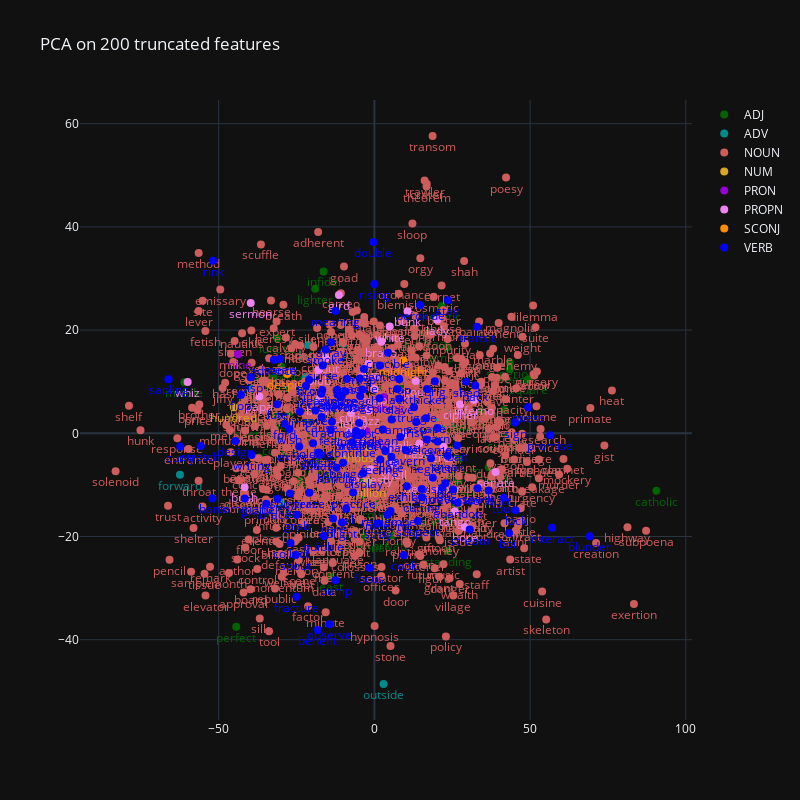

Notebook code cell kept with this figure:
### Code cell
plot_features(pca_features, list_words, list_pos, layout_title=f"PCA on {TRUNC} truncated features", layout_height=800, layout_width=800)

### Figure 1 — Plotly figure (JSON) as saved in the notebook; plotly's stock layout.template omitted (floating-point values rounded to 4 significant figures; data arrays with more than 128 entries replaced by an {"elided": "..."} marker saying what was removed)
{"data": [{"marker": {"color": "darkgreen", "size": 8}, "mode": "markers+text", "name": "ADJ", "text": ["shot", "cold", "main", "safe", "pale", "least", "green", "empty", "sheer", "common", "private", "uniform", "extreme", "perfect", "infidel", "heretic", "complete", "standing", "personal", "southern", "japanese", "valuable", "singular", "abstract", "variable", "blue", "wrong", "extra", "ideal", "rough", "giant", "tonic", "current", "chinese", "lighter", "possible", "standard", "superior", "catholic", "domestic", "exemplar", "real", "past", "wise", "moral", "sweet", "stern", "middle", "modern", "public", "excess", "covert", "special", "musical", "lunatic", "original", "negative", "parallel", "interior", "wild", "cool", "square", "ritual", "average", "national", "specific", "physical", "dominant"], "textfont": {"color": "darkgreen"}, "textposition": "bottom center", "x": [-4.529, -3.732, -1.375, -20.59, -31.86, -14.31, 43.45, 23.31, -32.38, 13.22, 5.526, 27.18, 24.23, -44.35, -16.31, 21.62, 26.99, 23.51, -3.499, -17.84, 16.92, 6.131, -15.58, 16.49, 2.347, -5.094, -19.15, -23.82, 8.986, 1.229, 21.27, -36.91, 42.73, 20.69, -19.0, -3.896, 1.776, 43.5, 90.55, -27.12, -29.94, 41.71, -16.0, 23.26, 18.32, -14.78, -3.041, -61.02, -14.1, -14.16, 26.24, -30.59, 34.18, 20.67, -31.19, 24.09, 12.64, -6.439, -21.78, 1.742, 7.38, 49.4, 4.07, -37.47, 36.74, 7.476, -4.36, 5.721], "y": [-4.813, -11.94, -6.933, 1.293, 3.459, -27.69, 12.44, 16.66, 10.85, -3.73, -19.8, -5.091, 3.265, -37.51, 31.37, 24.69, -9.086, -22.75, -20.06, -5.492, -14.97, -0.877, 6.026, 19.46, -7.104, 5.222, -7.614, -9.265, 8.975, -13.66, -0.7487, -4.712, -0.3517, -2.317, 28.02, -7.081, 0.6211, 13.69, -11.15, 4.126, 12.89, 4.55, 9.583, -8.342, -8.304, -9.46, -9.869, 9.873, 6.64, 1.795, -14.11, -1.233, 4.286, 6.502, 18.4, 3.62, 5.437, -1.863, 2.09, 8.345, -5.412, 10.49, 13.05, 2.08, -6.579, 3.18, -3.497, -2.845], "type": "scatter"}, {"marker": {"color": "darkcyan", "size": 8}, "mode": "markers+text", "name": "ADV", "text": ["coax", "daily", "forward", "east", "deep", "matter", "outside", "straight", "wide"], "textfont": {"color": "darkcyan"}, "textposition": "bottom center", "x": [23.34, -21.26, -62.44, -30.17, -39.32, -9.946, 2.934, -22.1, 19.53], "y": [4.209, 17.09, -8.031, -13.35, 8.595, 17.37, -48.58, 10.95, 2.43], "type": "scatter"}, {"marker": {"color": "indianred", "size": 8}, "mode": "markers+text", "name": "NOUN", "text": {"elided": "721 str values"}, "textfont": {"color": "indianred"}, "textposition": "bottom center", "x": {"elided": "721 float values"}, "y": {"elided": "721 float values"}, "type": "scatter"}, {"marker": {"color": "goldenrod", "size": 8}, "mode": "markers+text", "name": "NUM", "text": ["million", "hundred", "thousand"], "textfont": {"color": "goldenrod"}, "textposition": "bottom center", "x": [-2.245, -45.14, -1.886], "y": [-9.372, 5.059, -2.659], "type": "scatter"}, {"marker": {"color": "darkviolet", "size": 8}, "mode": "markers+text", "name": "PRON", "text": ["nobody", "mine", "nothing"], "textfont": {"color": "darkviolet"}, "textposition": "bottom center", "x": [-2.54, -43.77, 3.1], "y": [0.3854, 15.34, 7.021], "type": "scatter"}, {"marker": {"color": "violet", "size": 8}, "mode": "markers+text", "name": "PROPN", "text": ["tango", "polka", "papa", "bran", "crux", "gout", "gird", "whiz", "pout", "coast", "jazz", "lady", "bore", "bunk", "diva", "blob", "cusp", "white", "shell", "curio", "bravo", "nasal", "senate", "clergy", "sermon", "cipher", "majesty", "inferno", "bush", "december"], "textfont": {"color": "violet"}, "textposition": "bottom center", "x": [25.79, 9.415, -36.93, -17.73, 22.23, 13.27, -11.39, -59.97, -15.52, -7.833, -1.843, 20.15, 29.05, 10.64, -1.916, -17.94, -0.01274, 4.914, 6.284, -6.747, 2.254, 14.4, 38.92, -7.527, -39.71, 27.49, -1.232, 31.97, -41.66, 18.54], "y": [-15.11, -0.3137, 7.135, 6.538, -2.612, 10.12, 26.79, 9.962, 14.6, 0.307, 4.433, 21.99, -18.17, 23.65, 13.48, 12.25, 8.515, 20.68, -5.883, 5.152, 17.73, -1.965, -7.488, 3.928, 25.25, 5.59, -6.949, 6.512, -10.47, -8.686], "type": "scatter"}, {"marker": {"color": "darkorange", "size": 8}, "mode": "markers+text", "name": "SCONJ", "text": ["midnight", "despite"], "textfont": {"color": "darkorange"}, "textposition": "bottom center", "x": [9.351, -28.01], "y": [14.09, 11.48], "type": "scatter"}, {"marker": {"color": "blue", "size": 8}, "mode": "markers+text", "name": "VERB", "text": ["boil", "gaze", "yarn", "pump", "trap", "bait", "rift", "flop", "smoke", "cycle", "spout", "saddle", "blight", "squash", "embrace", "quibble", "practice", "exercise", "limerick", "interact", "crucible", "sign", "fear", "limp", "ford", "hank", "pack", "shed", "lull", "sage", "reach", "guess", "clean", "haven", "stray", "slave", "cramp", "curry", "change", "handle", "rising", "excuse", "shower", "meeting", "writing", "meaning", "display", "advance", "mention", "welcome", "neglect", "stretch", "reverse", "abandon", "transit", "sapling", "increase", "continue", "prospect", "wish", "care", "save", "tour", "trim", "pore", "wisp", "rink", "brig", "visit", "spite", "offer", "cross", "spark", "array", "sneak", "double", "divine", "belfry", "cavern", "trauma", "feeling", "holding", "cutting", "benefit", "conduct", "express", "collect", "peroxide", "fracture", "lack", "stay", "rise", "mean", "cook", "lock", "grab", "joke", "spit", "rasp", "lute", "cause", "doubt", "award", "focus", "waste", "curse", "slice", "craze", "broil", "design", "charge", "escape", "stream", "reading", "command", "promise", "exhibit", "observe", "worship", "suspect", "thicket", "blunder", "remember", "struggle"], "textfont": {"color": "blue"}, "textposition": "bottom center", "x": [43.21, -9.354, 20.27, -12.49, 7.959, 26.52, -21.97, -42.86, -15.65, 20.31, -25.25, -4.677, -10.44, -17.36, -34.72, -16.2, -6.815, -10.71, -5.907, 57.08, 4.359, 45.19, -14.03, -23.9, -28.77, -52.0, 32.39, 29.49, -9.043, -4.558, -3.902, 49.38, 2.714, -11.04, 1.222, 7.983, 5.532, -62.33, -10.06, -12.21, 0.01495, -11.92, -27.09, 4.236, -39.45, -12.46, -3.621, -32.27, 1.796, 16.82, 18.17, -55.75, 25.26, 26.77, 32.93, -66.11, -17.03, -7.185, -4.995, -27.26, -13.27, -18.95, 41.57, -3.986, 5.475, -39.73, -51.79, 19.4, 18.73, 1.669, 21.84, -8.85, 33.1, -13.95, 23.54, -0.2989, -11.85, -31.13, 10.11, -13.62, 1.839, -19.72, 15.28, -18.21, 36.68, -24.13, -26.93, 14.68, -25.0, 7.303, 23.62, 13.42, -30.32, 9.435, 45.33, -24.96, 22.8, 15.23, -3.369, -31.2, -16.93, -4.914, -5.899, -1.585, -17.9, -16.59, 3.535, -20.91, -20.98, -44.68, 8.323, 16.54, 30.61, -16.73, -41.64, 56.45, 10.41, -14.45, -4.794, 14.0, 16.9, 69.15, 5.184, 12.71], "y": [-19.34, 8.105, 1.037, -28.49, 10.46, -2.372, 9.213, 7.402, 16.24, -1.583, -23.6, 10.63, -17.3, -4.138, -13.68, -19.89, -11.48, 6.969, 0.4515, -18.31, 15.6, 2.088, 0.6483, 4.204, 1.855, -12.59, 9.258, 9.969, -14.65, 7.226, 8.477, 5.068, 0.718, 7.274, -17.46, 6.693, 2.692, -2.564, -5.705, -6.684, 28.96, 8.438, -11.66, -15.77, -4.195, 23.69, -7.761, 14.24, 13.12, -1.195, -4.831, -2.44, -10.88, -13.45, 20.66, 10.49, 7.653, -1.713, -0.3804, 0.8155, -16.49, 4.423, -12.48, 0.01839, -4.56, 10.86, 33.45, 10.1, -8.595, 6.791, -10.53, 10.53, -10.66, 17.65, -4.328, 37.09, 7.509, -12.67, -3.283, 2.237, -5.068, -1.912, -12.37, -38.13, -11.08, -2.534, -21.24, 24.85, -31.7, 8.562, 25.79, 2.183, 14.42, -23.65, -14.9, -15.78, -9.704, -10.78, 12.47, 5.629, 3.176, 2.014, -0.379, -26.11, -3.714, 13.14, -3.426, -11.5, 10.39, -1.499, -0.706, 2.896, -18.65, 8.381, -12.62, -0.3894, -10.25, -37.02, -0.03042, -16.98, 8.572, -19.96, -15.05, 5.062], "type": "scatter"}], "layout": {"title": {"text": "PCA on 200 truncated features"}, "height": 800, "width": 800}}
